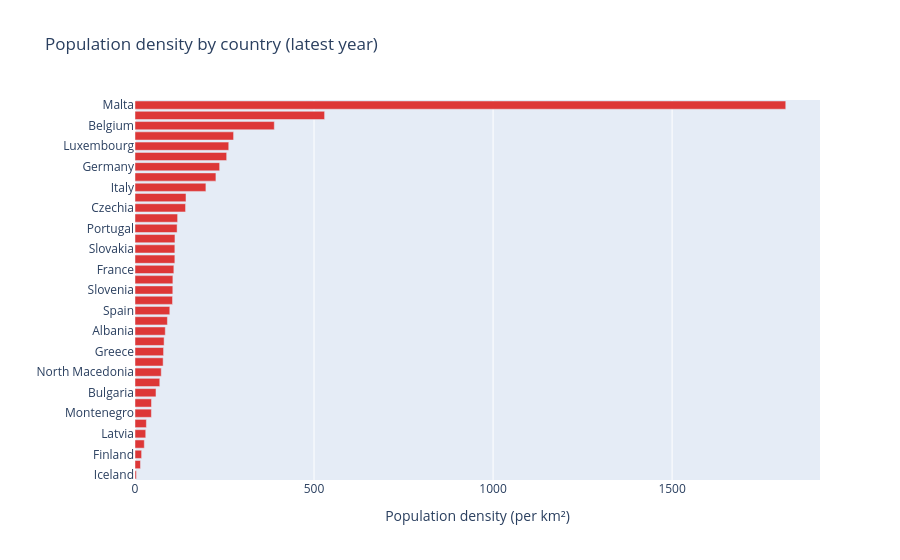

Here is the notebook cell this chart was saved with:
### Code cell
# plot 8: Population density by country (latest year)
latest_pop = (
    df_population_clean
    .sort_values("year", ascending=False)
    .groupby("geo", as_index=False)["population_density"].first()
    .sort_values("population_density")
)
 
fig8 = px.bar(
    latest_pop, x="population_density", y="geo", orientation="h",
    title="Population density by country (latest year)",
    labels={"population_density": "Population density (per km²)", "geo": ""},
    color_discrete_sequence=["#DD3737"],
)
fig8.update_layout(coloraxis_showscale=False)
fig8.show()
# fig8.write_html("population_density_by_country.html", **EXPORT_KWARGS)

### Figure 1 — Plotly figure (JSON) as saved in the notebook; plotly's stock layout.template omitted (floating-point values rounded to 4 significant figures)
{"data": [{"hovertemplate": "Population density (per km²)=%{x}<br>=%{y}<extra></extra>", "legendgroup": "", "marker": {"color": "#DD3737", "pattern": {"shape": ""}}, "name": "", "orientation": "h", "showlegend": false, "textposition": "auto", "type": "bar", "x": [3.8, 15.3, 18.5, 26.0, 30.0, 31.8, 45.8, 46.1, 58.6, 69.2, 73.3, 78.6, 79.8, 81.3, 84.6, 90.5, 97.2, 104.8, 105.6, 105.8, 108.5, 111.3, 111.3, 111.6, 117.6, 119.0, 141.2, 142.4, 198.0, 226.0, 236.4, 256.0, 261.8, 275.3, 389.1, 529.5, 1817.0], "xaxis": "x", "y": ["Iceland", "Norway", "Finland", "Sweden", "Latvia", "Estonia", "Montenegro", "Lithuania", "Bulgaria", "Croatia", "North Macedonia", "Ireland", "Greece", "Romania", "Albania", "Serbia", "Spain", "Hungary", "Slovenia", "Cyprus", "France", "Austria", "Slovakia", "Türkiye", "Portugal", "Poland", "Czechia", "Denmark", "Italy", "Switzerland", "Germany", "Liechtenstein", "Luxembourg", "United Kingdom", "Belgium", "Netherlands", "Malta"], "yaxis": "y"}], "layout": {"barmode": "relative", "coloraxis": {"showscale": false}, "legend": {"tracegroupgap": 0}, "title": {"text": "Population density by country (latest year)"}, "xaxis": {"anchor": "y", "domain": [0, 1], "title": {"text": "Population density (per km²)"}}, "yaxis": {"anchor": "x", "domain": [0, 1], "title": {"text": ""}}}}
